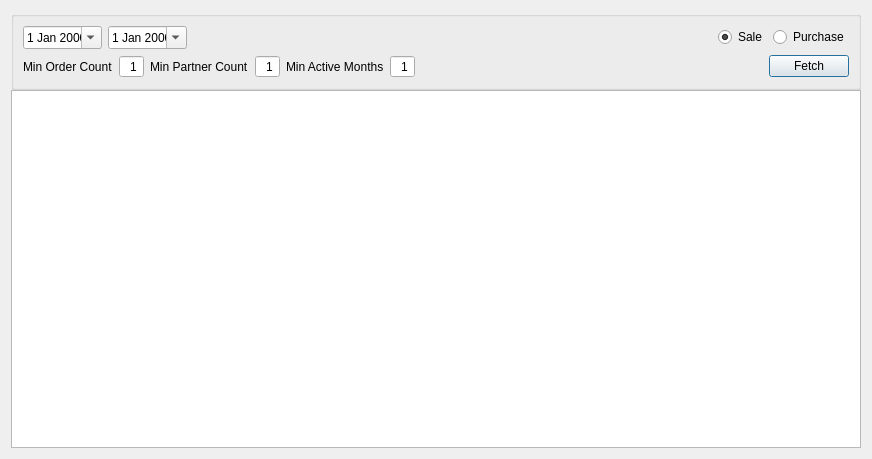
<?xml version="1.0" encoding="UTF-8"?>
<ui version="4.0">
 <class>InventoryHeatDialog</class>
 <widget class="QDialog" name="InventoryHeatDialog">
  <property name="geometry">
   <rect>
    <x>0</x>
    <y>0</y>
    <width>872</width>
    <height>459</height>
   </rect>
  </property>
  <property name="windowTitle">
   <string>Inventory Heat</string>
  </property>
  <layout class="QGridLayout" name="gridLayout_2">
   <property name="verticalSpacing">
    <number>0</number>
   </property>
   <item row="0" column="0">
    <widget class="QGroupBox" name="groupBoxView">
     <property name="title">
      <string/>
     </property>
     <layout class="QGridLayout" name="gridLayout">
      <item row="1" column="0" colspan="2">
       <layout class="QHBoxLayout" name="horizontalLayout_3">
        <item>
         <widget class="QLabel" name="label">
          <property name="text">
           <string>Min Order Count</string>
          </property>
         </widget>
        </item>
        <item>
         <widget class="QSpinBox" name="spinBoxMinOrderCount">
          <property name="alignment">
           <set>Qt::AlignmentFlag::AlignRight|Qt::AlignmentFlag::AlignTrailing|Qt::AlignmentFlag::AlignVCenter</set>
          </property>
          <property name="buttonSymbols">
           <enum>QAbstractSpinBox::ButtonSymbols::NoButtons</enum>
          </property>
          <property name="showGroupSeparator" stdset="0">
           <bool>true</bool>
          </property>
          <property name="value">
           <number>1</number>
          </property>
         </widget>
        </item>
        <item>
         <widget class="QLabel" name="label_2">
          <property name="text">
           <string>Min Partner Count</string>
          </property>
         </widget>
        </item>
        <item>
         <widget class="QSpinBox" name="spinBoxMinPartnerCount">
          <property name="alignment">
           <set>Qt::AlignmentFlag::AlignRight|Qt::AlignmentFlag::AlignTrailing|Qt::AlignmentFlag::AlignVCenter</set>
          </property>
          <property name="buttonSymbols">
           <enum>QAbstractSpinBox::ButtonSymbols::NoButtons</enum>
          </property>
          <property name="showGroupSeparator" stdset="0">
           <bool>true</bool>
          </property>
          <property name="value">
           <number>1</number>
          </property>
         </widget>
        </item>
        <item>
         <widget class="QLabel" name="label_3">
          <property name="text">
           <string>Min Active Months</string>
          </property>
         </widget>
        </item>
        <item>
         <widget class="QSpinBox" name="spinBoxMinActiveMonths">
          <property name="alignment">
           <set>Qt::AlignmentFlag::AlignRight|Qt::AlignmentFlag::AlignTrailing|Qt::AlignmentFlag::AlignVCenter</set>
          </property>
          <property name="buttonSymbols">
           <enum>QAbstractSpinBox::ButtonSymbols::NoButtons</enum>
          </property>
          <property name="showGroupSeparator" stdset="0">
           <bool>true</bool>
          </property>
          <property name="value">
           <number>1</number>
          </property>
         </widget>
        </item>
        <item>
         <spacer name="horizontalSpacer_3">
          <property name="orientation">
           <enum>Qt::Orientation::Horizontal</enum>
          </property>
          <property name="sizeHint" stdset="0">
           <size>
            <width>499</width>
            <height>20</height>
           </size>
          </property>
         </spacer>
        </item>
        <item>
         <widget class="QPushButton" name="pushButtonFetch">
          <property name="text">
           <string>Fetch</string>
          </property>
          <property name="default">
           <bool>true</bool>
          </property>
         </widget>
        </item>
       </layout>
      </item>
      <item row="0" column="0" colspan="2">
       <layout class="QHBoxLayout" name="horizontalLayout">
        <item>
         <widget class="DateEdit" name="dateEditStart">
          <property name="buttonSymbols">
           <enum>QAbstractSpinBox::ButtonSymbols::NoButtons</enum>
          </property>
          <property name="calendarPopup">
           <bool>true</bool>
          </property>
         </widget>
        </item>
        <item>
         <widget class="DateEdit" name="dateEditEnd">
          <property name="buttonSymbols">
           <enum>QAbstractSpinBox::ButtonSymbols::NoButtons</enum>
          </property>
          <property name="calendarPopup">
           <bool>true</bool>
          </property>
         </widget>
        </item>
        <item>
         <spacer name="horizontalSpacer">
          <property name="orientation">
           <enum>Qt::Orientation::Horizontal</enum>
          </property>
          <property name="sizeHint" stdset="0">
           <size>
            <width>173</width>
            <height>20</height>
           </size>
          </property>
         </spacer>
        </item>
        <item>
         <widget class="QRadioButton" name="radioButtonSale">
          <property name="text">
           <string>Sale</string>
          </property>
          <property name="checked">
           <bool>true</bool>
          </property>
         </widget>
        </item>
        <item>
         <widget class="QRadioButton" name="radioButtonPurchase">
          <property name="text">
           <string>Purchase</string>
          </property>
         </widget>
        </item>
       </layout>
      </item>
     </layout>
    </widget>
   </item>
   <item row="1" column="0">
    <widget class="QTableView" name="tableView"/>
   </item>
  </layout>
 </widget>
 <customwidgets>
  <customwidget>
   <class>DateEdit</class>
   <extends>QDateEdit</extends>
   <header location="global">widget/dateedit.h</header>
  </customwidget>
 </customwidgets>
 <tabstops>
  <tabstop>tableView</tabstop>
 </tabstops>
 <resources/>
 <connections/>
</ui>
